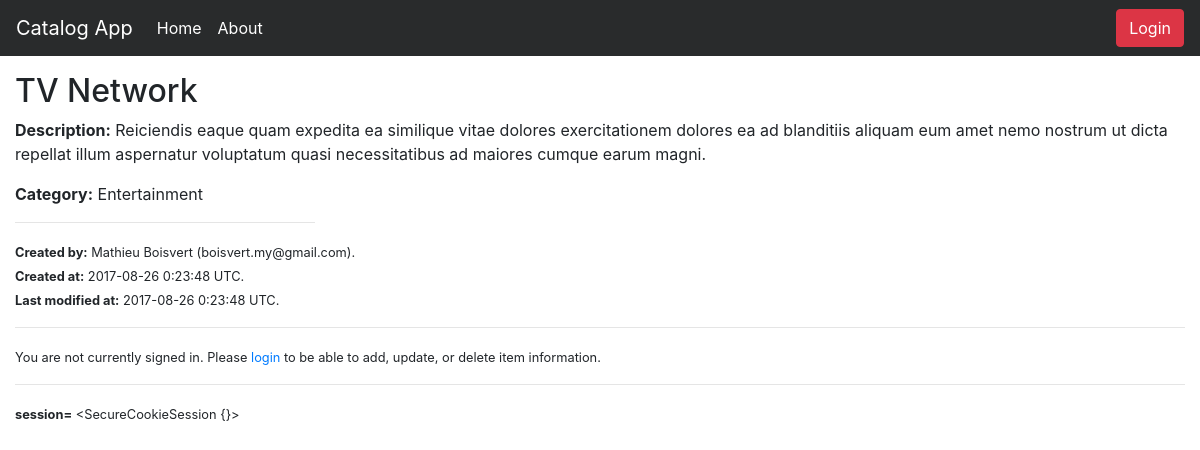
The page /catalog/Entertainment/TV Network on the database its author committed.
### models.py (models this page shows, shortened)
class Item(Base):
    __tablename__ = "item"
    __table_args__ = (UniqueConstraint('category_id', 'title', name = 'key'),)
    id = Column(Integer, primary_key = True)
    title = Column(String(80), nullable = False)
    description = Column(String(250))
    created_date = Column(DateTime, default = datetime.utcnow)
    updated_date = Column(DateTime, default = datetime.utcnow, onupdate = datetime.utcnow)
    category_id = Column(Integer, ForeignKey("category.id"))
    category = relationship(Category)
    user_id = Column(Integer, ForeignKey("user.id"))
    user = relationship(User)

class Category(Base):
    __tablename__ = "category"
    id = Column(Integer, primary_key = True)
    name = Column(String(80), nullable = False, index = True)
    created_date = Column(DateTime, default = datetime.utcnow, nullable = False)
    updated_date = Column(DateTime, default = datetime.utcnow, onupdate = datetime.utcnow, nullable = False)
    user_id = Column(Integer, ForeignKey("user.id"))
    user = relationship(User)

class User(Base):
    __tablename__ = 'user'
    id = Column(Integer, primary_key = True)
    name = Column(String(80), nullable = False)
    email = Column(String(80), nullable = False, unique = True)
    picture = Column(String(250))

### application.py (the view)
@app.route("/catalog/<path:category_name>")
@app.route("/catalog/<path:category_name>/items")
def show_items(category_name):
    categories = session.query(Category).order_by(asc(Category.name)).all()
    category = session.query(Category).filter_by(name=category_name).first()
    items = session.query(Item).filter_by(category_id=category.id).all()
    if len(items) < 2:
        title = "{} Item ({} item)"
    else:
        title = "{} Items ({} items)"
    return render_template(
        "categories.html",
        items_title=title.format(category.name, len(items)),
        categories=categories,
        category=category,
        items=items)

### application.py (called while the page is built)
@app.route("/catalog/<path:category_name>/<path:item_title>")
def show_item(category_name, item_title):
    category = session.query(Category).filter_by(name=category_name).first()
    item = session.query(Item).filter_by(
        category_id=category.id, title=item_title).first()
    return render_template("show_item.html", item=item)

### templates/show_item.html (shortened to what this page needs)
{% extends "base.html" %}
{% block content %}
  <h2>{{ item.title }}</h2>
  <p><strong>Description:</strong> {{ item.description }}</p>
  <p><strong>Category:</strong> {{ item.category.name }}</p>
  <hr style="max-width: 300px; text-align: left; margin-left: 0">
  <p>
    <small>
      <strong>Created by:</strong> {{ item.user.name }} ({{ item.user.email }}).<br>
      <strong>Created at:</strong> {{ item.created_date.strftime('%Y-%m-%d %-H:%M:%S') }} UTC.<br>
      <strong>Last modified at:</strong> {{ item.updated_date.strftime('%Y-%m-%d %-H:%M:%S') }} UTC.<br>
    </small>
  </p>
{% endblock %}

### rows shown on the page
Item: title "TV Network", description "Reiciendis eaque quam expedita ea similique vitae dolores exercitationem dolores ea ad blanditiis aliquam eum amet nemo nostrum ut dicta repellat illum aspernatur voluptatum quasi necessitatibus ad maiores cumque earum magni.", created_date "2017-08-26 0:23:48", updated_date "2017-08-26 0:23:48"
Category: category.name "Entertainment"
User: user.name "Mathieu Boisvert", user.email "boisvert.my@gmail.com"

### other values the page prints
{{ session }} "<SecureCookieSession {}>"
